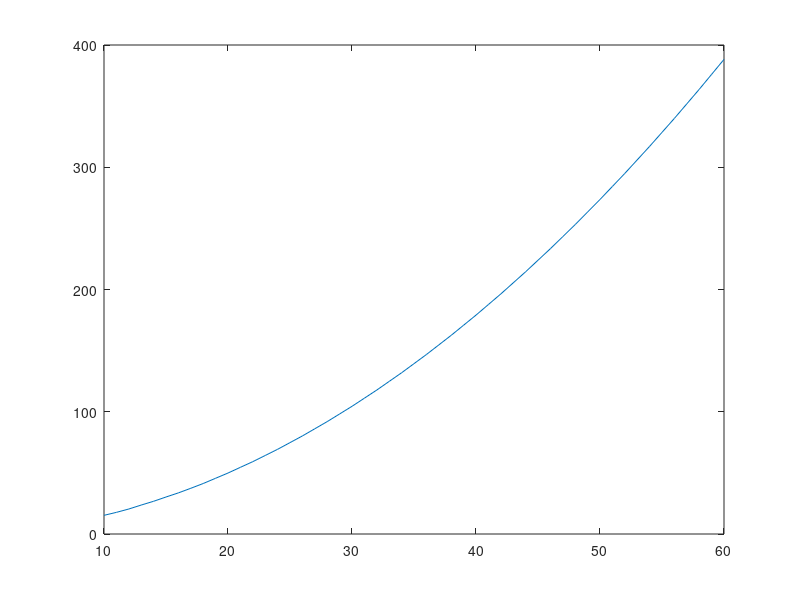

Here is the MATLAB script that generated this plot:
function []=grafico()
    pp=0;
    arrn=10:60;
    arrnc=10:60;
    for i=10:1:60
        pp=pp+1;
        A=full(gallery('tridiag',i,1,-4,1));
        for j=4:i
            A(j-3,j)=1;
        end
        for j=4:i
            A(j,j-3)=1;
        end
        k=norm(A,Inf)*norm(inv(A),Inf);
        arrnc(pp)=k;
    end
    plot(arrn,arrnc)
end